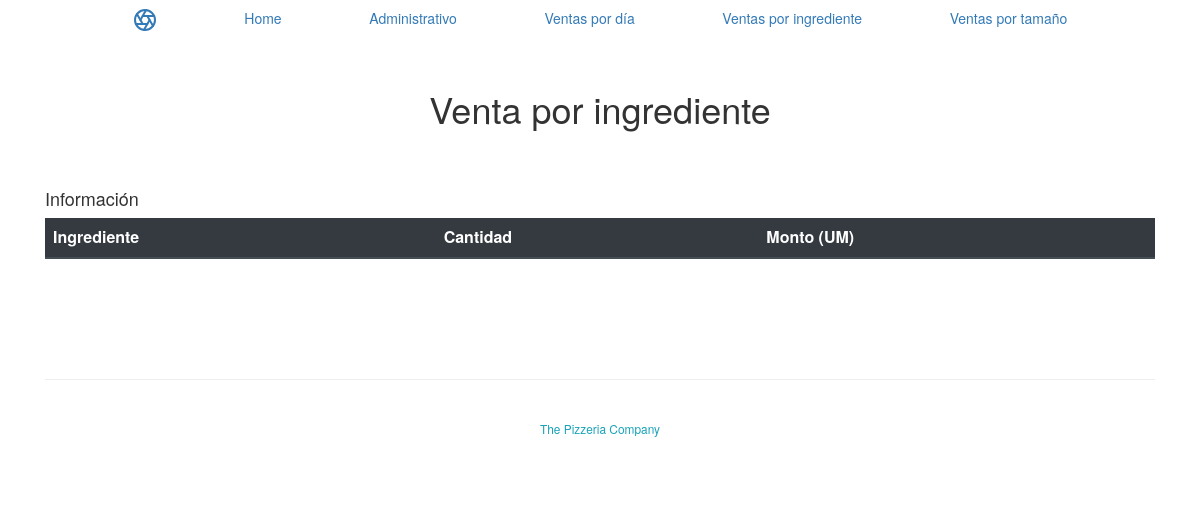
Before: /pedidos/administracion/ingrediente/ with the older database file.
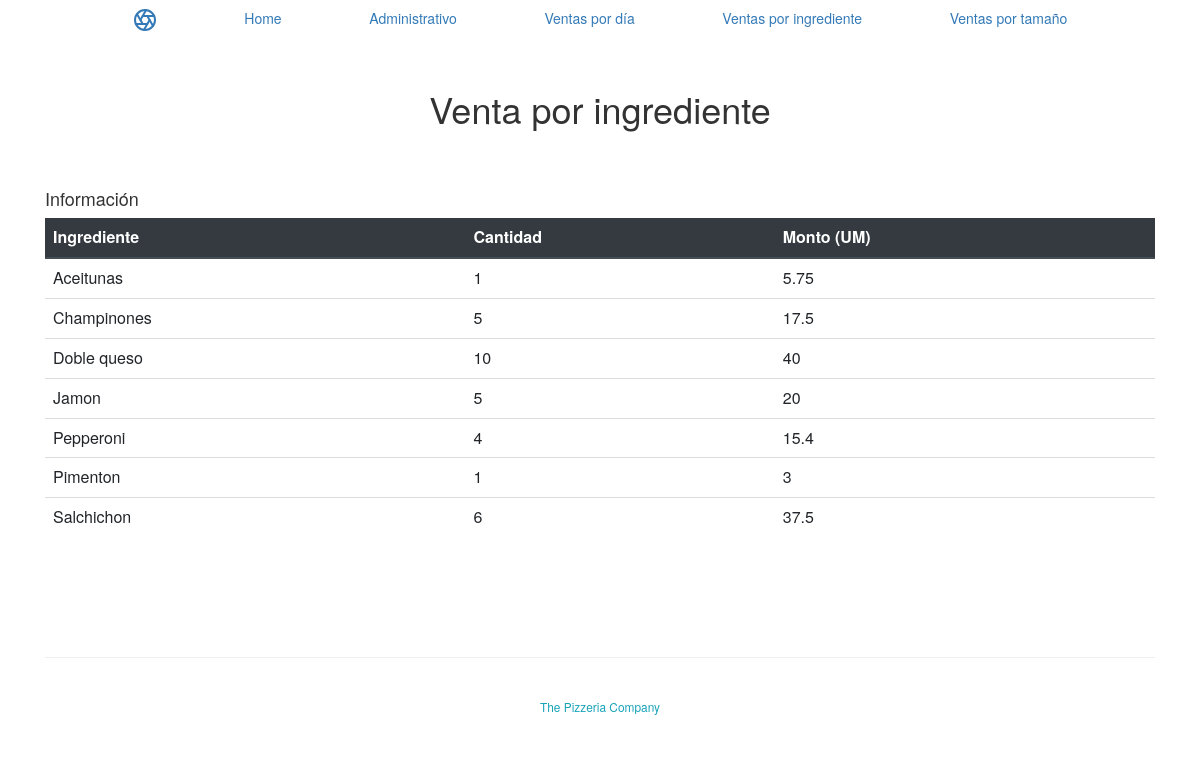
After: the same page with the newer database file.
### pedidos/models.py (models this page shows, shortened)
class Pedido(models.Model):
    pedido_id = models.AutoField(primary_key=True)
    fecha_pedido = models.DateField('Fecha pedido')
    nombre_cliente = models.CharField(max_length=200)

### pedidos/views.py (the view)
# urls.py: path('administracion/ingrediente/', views.venta_ingrediente, name='venta_ingrediente'),
def venta_ingrediente(request):
    raw_query = '''
                select pedidos_pedido.pedido_id,
                pedidos_ingrediente.nombre_ingrediente,
                count(pedidos_ingrediente.ingrediente_id) Cantidad,
                count(pedidos_ingrediente.ingrediente_id) * pedidos_ingrediente.costo_ingrediente Monto
                from pedidos_ingrediente , pedidos_pedido , pedidos_pizza ,pedidos_pizza_ingrediente
                where pedidos_pizza.pedido_id_id = pedidos_pedido.pedido_id and
                 pedidos_pizza_ingrediente.pizza_id_id = pedidos_pizza.pizza_id
                 and pedidos_pizza_ingrediente.ingrediente_id_id = pedidos_ingrediente.ingrediente_id
                group by pedidos_ingrediente.nombre_ingrediente
        '''
    results = Pedido.objects.raw(raw_query)
    return render(request, 'pedidos/venta_ingrediente.html', {'resultado': results})

### pedidos/templates/pedidos/venta_ingrediente.html (shortened to what this page needs)
<html>
    <head>
       {% load bootstrap4 %}
       {% bootstrap_css %}
       <link href="//cdnjs.cloudflare.com/ajax/libs/twitter-bootstrap/3.3.7/css/bootstrap.css" rel="stylesheet"/>
       <link href="//cdnjs.cloudflare.com/ajax/libs/bootstrap-datetimepicker/4.17.37/css/bootstrap-datetimepicker.css" rel="stylesheet"/>
    </head>
    <body>
        <nav class="site-header py-1">
            <div class="container d-flex flex-column flex-md-row justify-content-between">
                <a class="py-2" href="{% url 'pedidos:index' %}">
                </a>
                <a class="py-2 d-none d-md-inline-block" href="{% url 'pedidos:index' %}">Home</a>
                <a class="py-2 d-none d-md-inline-block" href="{% url 'pedidos:administracion' %}">Administrativo</a>
                <a class="py-2 d-none d-md-inline-block" href="{% url 'pedidos:hoy' %}">Ventas por día</a>
                <a class="py-2 d-none d-md-inline-block" href="{% url 'pedidos:venta_ingrediente' %}">Ventas por ingrediente</a>
                <a class="py-2 d-none d-md-inline-block" href="{% url 'pedidos:venta_tamano' %}">Ventas por tamaño</a>
            </div>
            </nav>
<div class="container py-5">
    <div class="row">
        <div class="col-md-12">
            <h1 class="text-center mb-5">Venta por ingrediente</h1>
            <div>
               <br>
               <h4>Información </h4>
                   <table class="table">
                    <thead class="thead-dark">
                      <tr>
                        <th scope="col">Ingrediente</th>
                        <th scope="col">Cantidad</th>
                        <th scope="col">Monto (UM)</th>
                      </tr>
                    </thead>
                    <tbody>
                        {% for i in resultado %}
                        <tr>
                        <td>{{i.nombre_ingrediente}}</td>
                        <td>{{i.Cantidad}}</td>
                        <td>{{i.Monto}}</td>
                    </tr>
                    {% endfor %}
                    </tbody>
                </table>
            </div>
        <br><br><br><br>
        </div>
    </div>
    <hr>
    <p class="text-center"><br>
        <a class="small text-info d-inline-block" >The Pizzeria Company</a>
    </p>
</div>
    </body>
  </html>

Changed rows visible on the page:
now on this page (row unchanged): Pedido: nombre_ingrediente "Aceitunas", Cantidad "1", Monto "5.75"
added Pedido: nombre_ingrediente "Champinones", Cantidad "5", Monto "17.5", nombre_ingrediente "Doble queso", Cantidad "10", Monto "40", nombre_ingrediente "Jamon", Monto "20"
added Pedido: nombre_ingrediente "Pepperoni", Cantidad "4", Monto "15.4", nombre_ingrediente "Salchichon", Cantidad "6", Monto "37.5"
added Pedido: nombre_ingrediente "Pimenton", Cantidad "1", Monto "3"
